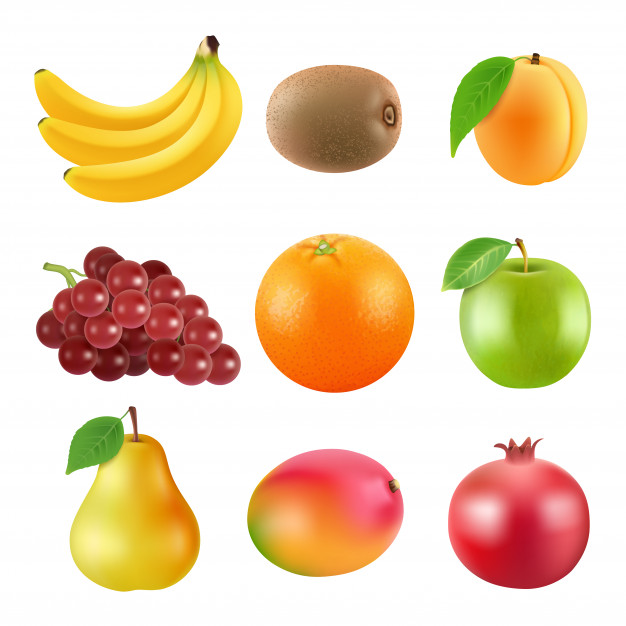
//> input picture Talleres/TallerCaracterización/imagen1.jpeg, 626 x 626 px
$ ./12_caracterizacion imagen1.jpeg   (built with g++ and OpenCV 4)
//> lines starting //> are read from the running program, lines starting //| are printed output that depends on the picture
#include <iostream>
#include <queue>
#include "opencv2/imgproc.hpp"
#include "opencv2/imgcodecs.hpp"
#include "opencv2/highgui.hpp"

using namespace cv;

Mat componentes(Mat grayImg);
Mat centros(Mat img, Mat img2);

int main(int argc, char const *argv[])
{
    Mat image, etiqueta, histograma, distancias, resultado;

    int histSize = 256;

    image = imread(argv[1], 1);
//> image is the input picture: 626 rows x 626 cols, CV_8UC3; mean B, G, R 180.1, 211.6, 235.9
    if (!image.data)
    {
        std::cerr << "Error: No image data" << std::endl;
        return (-1);
    }
    etiqueta = componentes(image);

    Mat resultadobn = Mat::zeros(etiqueta.rows, etiqueta.cols, CV_8UC1);

    imwrite("Regiones_individuales_etiquetadas.png", etiqueta);

    distanceTransform(etiqueta,distancias, DIST_L2,3);

    normalize(distancias, distancias, 0, 255, NORM_MINMAX);

    imwrite("Mapa_distancias.png", distancias);

    resultado= centros(etiqueta,distancias);

    for (int i = 0; i< etiqueta.rows; i++ )
    {
        for (int j = 0; j < etiqueta.cols; j++)
        {
            if (etiqueta.at<uchar>(i, j) != 0)
            {
                resultadobn.at<uchar>(i, j) = 255;
            }
        }
    }

    imwrite("Regiones_filtradasxtamano.png", resultadobn);


    return 0;
}

Mat componentes(Mat Img)
{
    Mat grayImg, histograma, histograma2;
    cvtColor(Img, grayImg, COLOR_BGR2GRAY);
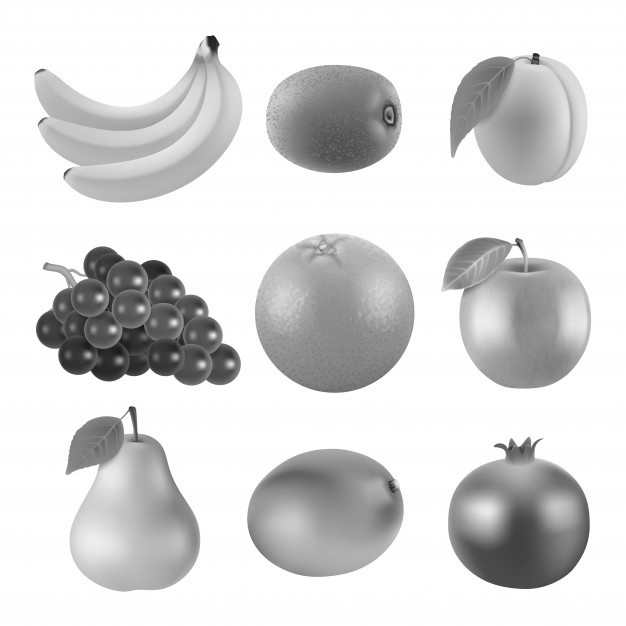
//> grayImg: 626 rows x 626 cols, CV_8UC1; min 23, max 255, mean 215.2
    int graymax_X = grayImg.cols;
//> graymax_X = 626
    int graymax_Y = grayImg.rows;
//> graymax_Y = 626
    Mat etiquetas = Mat::zeros(graymax_Y, graymax_X, CV_8UC1);
    std::queue<Point> colaPixeles;
    int numEtiqueta = 1;
//> (the run ends here: the program stops with an error, at `for (int i = 0; i < graymax_Y; i++)`)

$ run again, on Talleres/TallerCaracterización/imagen4.jpeg
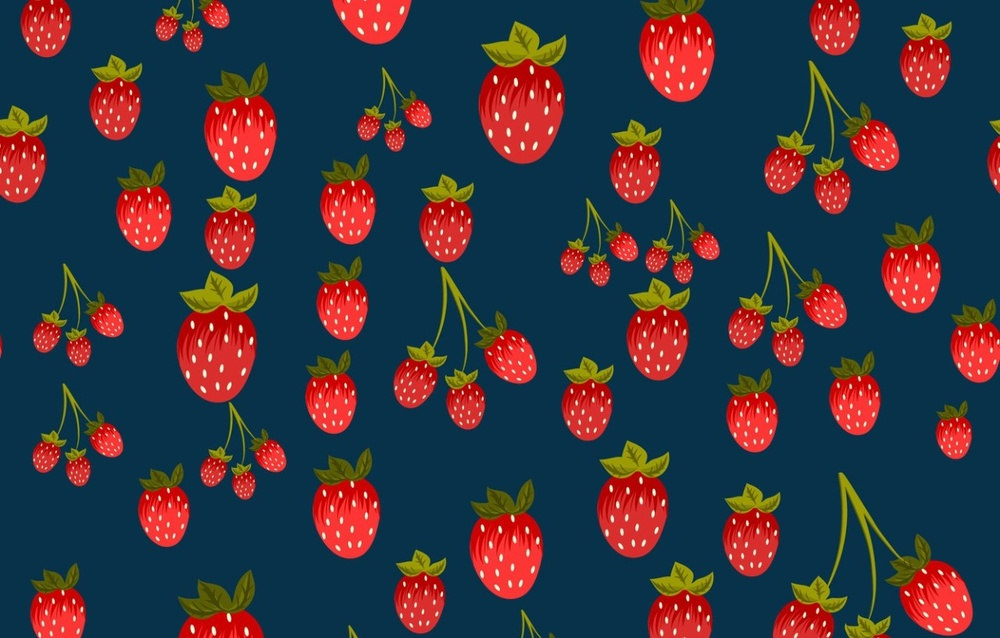
//> input picture Talleres/TallerCaracterización/imagen4.jpeg, 1000 x 638 px, shrunk from 1280 x 816 before the run
//> image is the input picture: 638 rows x 1000 cols, CV_8UC3; mean B, G, R 63.6, 54.2, 58.7
//> in componentes, `cvtColor(Img, grayImg, COLOR_BGR2GRAY);`:
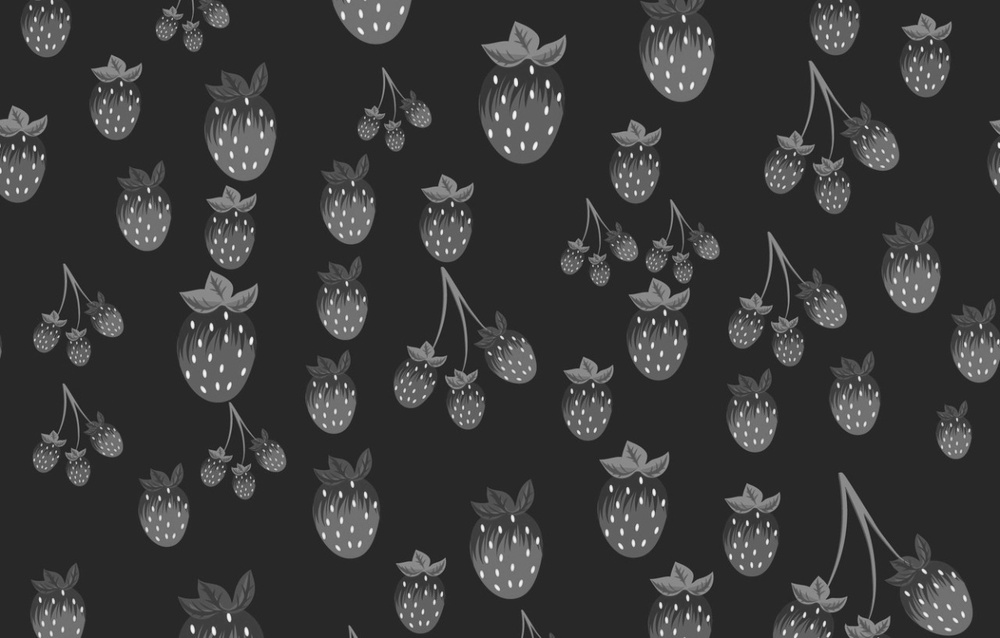
//> grayImg: 638 rows x 1000 cols, CV_8UC1; min 27, max 249, mean 56.5
//> after the loop in componentes, `for (int i = 0; i < graymax_Y; i++)`: colaPixeles = 0 items; numEtiqueta = 1
//> range = [0, 1]
//> histograma = [638000]
//> after the loop in componentes, `for (int i = 1; i < numEtiqueta; i++)`: max = 0
//> histograma2 = [638000]
//> after the loop in componentes, `for (int i = 1; i < numEtiqueta; i++)`: cont = 1
//> distancias: 638 rows x 1000 cols, CV_32FC1; every value is 0
//> after the loop in centros, `for (int i = 0; i < graymax_Y; i++)`: colaPixeles = 0 items; numetiquetas = 0; cont = 1
